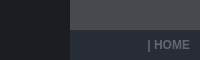
        <widget class="QFrame" name="frame_top">
         <property name="maximumSize">
          <size>
           <width>16777215</width>
           <height>60</height>
          </size>
         </property>
         <property name="styleSheet">
          <string notr="true">background-color: transparent;</string>
         </property>
         <property name="frameShape">
          <enum>QFrame::NoFrame</enum>
         </property>
         <property name="frameShadow">
          <enum>QFrame::Raised</enum>
         </property>
         <layout class="QHBoxLayout" name="horizontalLayout_3">
          <property name="spacing">
           <number>0</number>
          </property>
          <property name="leftMargin">
           <number>0</number>
          </property>
          <property name="topMargin">
           <number>0</number>
          </property>
          <property name="rightMargin">
           <number>0</number>
          </property>
          <property name="bottomMargin">
           <number>0</number>
          </property>
          <item>
           <widget class="QFrame" name="frame_toggle">
            <property name="maximumSize">
             <size>
              <width>70</width>
              <height>16777215</height>
             </size>
            </property>
            <property name="styleSheet">
             <string notr="true">background-color: rgb(27, 29, 35);</string>
            </property>
            <property name="frameShape">
             <enum>QFrame::NoFrame</enum>
            </property>
            <property name="frameShadow">
             <enum>QFrame::Raised</enum>
            </property>
            <layout class="QVBoxLayout" name="verticalLayout_3">
             <property name="spacing">
              <number>0</number>
             </property>
             <property name="leftMargin">
              <number>0</number>
             </property>
             <property name="topMargin">
              <number>0</number>
             </property>
             <property name="rightMargin">
              <number>0</number>
             </property>
             <property name="bottomMargin">
              <number>0</number>
             </property>
             <item>
              <widget class="QPushButton" name="btn_toggle_menu">
               <property name="sizePolicy">
                <sizepolicy hsizetype="Expanding" vsizetype="Expanding">
                 <horstretch>0</horstretch>
                 <verstretch>0</verstretch>
                </sizepolicy>
               </property>
               <property name="styleSheet">
                <string notr="true">QPushButton {
	background-image: url(:/24x24/icons/24x24/cil-menu.png);
	background-position: center;
	background-repeat: no-reperat;
	border: none;
	background-color: rgb(27, 29, 35);
}
QPushButton:hover {
	background-color: rgb(33, 37, 43);
}
QPushButton:pressed {	
	background-color: rgb(85, 170, 255);
}</string>
               </property>
               <property name="text">
                <string/>
               </property>
              </widget>
             </item>
            </layout>
           </widget>
          </item>
          <item>
           <widget class="QFrame" name="frame_top_right">
            <property name="styleSheet">
             <string notr="true">background: transparent;</string>
            </property>
            <property name="frameShape">
             <enum>QFrame::NoFrame</enum>
            </property>
            <property name="frameShadow">
             <enum>QFrame::Raised</enum>
            </property>
            <layout class="QVBoxLayout" name="verticalLayout_2">
             <property name="spacing">
              <number>0</number>
             </property>
             <property name="leftMargin">
              <number>0</number>
             </property>
             <property name="topMargin">
              <number>0</number>
             </property>
             <property name="rightMargin">
              <number>0</number>
             </property>
             <property name="bottomMargin">
              <number>0</number>
             </property>
             <item>
              <widget class="QFrame" name="frame_top_btns">
               <property name="maximumSize">
                <size>
                 <width>16777215</width>
                 <height>30</height>
                </size>
               </property>
               <property name="styleSheet">
                <string notr="true">background-color: rgba(33, 37, 43, 150);</string>
               </property>
               <property name="frameShape">
                <enum>QFrame::NoFrame</enum>
               </property>
               <property name="frameShadow">
                <enum>QFrame::Raised</enum>
               </property>
               <layout class="QHBoxLayout" name="horizontalLayout_4">
                <property name="spacing">
                 <number>0</number>
                </property>
                <property name="leftMargin">
                 <number>0</number>
                </property>
                <property name="topMargin">
                 <number>0</number>
                </property>
                <property name="rightMargin">
                 <number>0</number>
                </property>
                <property name="bottomMargin">
                 <number>0</number>
                </property>
                <item>
                 <widget class="QFrame" name="frame_label_top_btns">
                  <property name="frameShape">
                   <enum>QFrame::NoFrame</enum>
                  </property>
                  <property name="frameShadow">
                   <enum>QFrame::Raised</enum>
                  </property>
                  <layout class="QHBoxLayout" name="horizontalLayout_10">
                   <property name="spacing">
                    <number>0</number>
                   </property>
                   <property name="leftMargin">
                    <number>8</number>
                   </property>
                   <property name="topMargin">
                    <number>0</number>
                   </property>
                   <property name="rightMargin">
                    <number>10</number>
                   </property>
                   <property name="bottomMargin">
                    <number>0</number>
                   </property>
                   <item>
                    <widget class="QLabel" name="label_title_bar_top">
                     <property name="font">
                      <font>
                       <family>Segoe UI</family>
                       <pointsize>10</pointsize>
                       <weight>75</weight>
                       <bold>true</bold>
                      </font>
                     </property>
                     <property name="styleSheet">
                      <string notr="true">background: transparent;
margin-left: 5px;</string>
                     </property>
                     <property name="text">
                      <string/>
                     </property>
                    </widget>
                   </item>
                  </layout>
                 </widget>
                </item>
                <item>
                 <widget class="QFrame" name="frame_btns_right">
                  <property name="maximumSize">
                   <size>
                    <width>120</width>
                    <height>16777215</height>
                   </size>
                  </property>
                  <property name="frameShape">
                   <enum>QFrame::NoFrame</enum>
                  </property>
                  <property name="frameShadow">
                   <enum>QFrame::Raised</enum>
                  </property>
                  <layout class="QHBoxLayout" name="horizontalLayout_5">
                   <property name="spacing">
                    <number>0</number>
                   </property>
                   <property name="leftMargin">
                    <number>0</number>
                   </property>
                   <property name="topMargin">
                    <number>0</number>
                   </property>
                   <property name="rightMargin">
                    <number>0</number>
                   </property>
                   <property name="bottomMargin">
                    <number>0</number>
                   </property>
                   <item>
                    <widget class="QPushButton" name="btn_minimize">
                     <property name="sizePolicy">
                      <sizepolicy hsizetype="Minimum" vsizetype="Expanding">
                       <horstretch>0</horstretch>
                       <verstretch>0</verstretch>
                      </sizepolicy>
                     </property>
                     <property name="toolTip">
                      <string>Minimize</string>
                     </property>
                     <property name="styleSheet">
                      <string notr="true">QPushButton {	
	border: none;
	background-color: transparent;
}
QPushButton:hover {
	background-color: rgb(44, 49, 60)
}
QPushButton:pressed {	
	background-color: rgb(85, 170, 255);
}</string>
                     </property>
                     <property name="text">
                      <string/>
                     </property>
                     <property name="icon">
                      <iconset resource="img/Simple_PySide_Base-master/Simple_PySide_Base-master/files.qrc">
                       <normaloff>:/16x16/icons/16x16/cil-window-minimize.png</normaloff>:/16x16/icons/16x16/cil-window-minimize.png</iconset>
                     </property>
                    </widget>
                   </item>
                   <item>
                    <widget class="QPushButton" name="btn_maximize_restore">
                     <property name="sizePolicy">
                      <sizepolicy hsizetype="Minimum" vsizetype="Expanding">
                       <horstretch>0</horstretch>
                       <verstretch>0</verstretch>
                      </sizepolicy>
                     </property>
                     <property name="toolTip">
                      <string>Maximize</string>
                     </property>
                     <property name="styleSheet">
                      <string notr="true">QPushButton {	
	border: none;
	background-color: transparent;
}
QPushButton:hover {
	background-color: rgb(44, 49, 60)
}
QPushButton:pressed {	
	background-color: rgb(85, 170, 255);
}</string>
                     </property>
                     <property name="text">
                      <string/>
                     </property>
                     <property name="icon">
                      <iconset resource="img/Simple_PySide_Base-master/Simple_PySide_Base-master/files.qrc">
                       <normaloff>:/16x16/icons/16x16/cil-window-maximize.png</normaloff>:/16x16/icons/16x16/cil-window-maximize.png</iconset>
                     </property>
                    </widget>
                   </item>
                   <item>
                    <widget class="QPushButton" name="btn_close">
                     <property name="sizePolicy">
                      <sizepolicy hsizetype="Minimum" vsizetype="Expanding">
                       <horstretch>0</horstretch>
                       <verstretch>0</verstretch>
                      </sizepolicy>
                     </property>
                     <property name="toolTip">
                      <string>Close</string>
                     </property>
                     <property name="styleSheet">
                      <string notr="true">QPushButton {	
	border: none;
	background-color: transparent;
}
QPushButton:hover {
	background-color: rgb(44, 49, 60)
}
QPushButton:pressed {	
	background-color: rgb(85, 170, 255);
}</string>
                     </property>
                     <property name="text">
                      <string/>
                     </property>
                     <property name="icon">
                      <iconset resource="img/Simple_PySide_Base-master/Simple_PySide_Base-master/files.qrc">
                       <normaloff>:/16x16/icons/16x16/cil-x.png</normaloff>:/16x16/icons/16x16/cil-x.png</iconset>
                     </property>
                    </widget>
                   </item>
                  </layout>
                 </widget>
                </item>
               </layout>
              </widget>
             </item>
             <item>
              <widget class="QFrame" name="frame_top_info">
               <property name="styleSheet">
                <string notr="true">background-color: rgb(39, 44, 54);</string>
               </property>
               <property name="frameShape">
                <enum>QFrame::NoFrame</enum>
               </property>
               <property name="frameShadow">
                <enum>QFrame::Raised</enum>
               </property>
               <layout class="QHBoxLayout" name="horizontalLayout_8">
                <property name="spacing">
                 <number>0</number>
                </property>
                <property name="leftMargin">
                 <number>10</number>
                </property>
                <property name="topMargin">
                 <number>0</number>
                </property>
                <property name="rightMargin">
                 <number>10</number>
                </property>
                <property name="bottomMargin">
                 <number>0</number>
                </property>
                <item>
                 <widget class="QLabel" name="label_top_info_1">
                  <property name="font">
                   <font>
                    <family>Segoe UI</family>
                   </font>
                  </property>
                  <property name="styleSheet">
                   <string notr="true">color: rgb(98, 103, 111);</string>
                  </property>
                  <property name="text">
                   <string/>
                  </property>
                 </widget>
                </item>
                <item>
                 <widget class="QLabel" name="label_top_info_2">
                  <property name="minimumSize">
                   <size>
                    <width>0</width>
                    <height>0</height>
                   </size>
                  </property>
                  <property name="maximumSize">
                   <size>
                    <width>250</width>
                    <height>16777215</height>
                   </size>
                  </property>
                  <property name="font">
                   <font>
                    <family>Segoe UI</family>
                    <weight>75</weight>
                    <bold>true</bold>
                   </font>
                  </property>
                  <property name="styleSheet">
                   <string notr="true">color: rgb(98, 103, 111);</string>
                  </property>
                  <property name="text">
                   <string>| HOME</string>
                  </property>
                  <property name="alignment">
                   <set>Qt::AlignRight|Qt::AlignTrailing|Qt::AlignVCenter</set>
                  </property>
                 </widget>
                </item>
               </layout>
              </widget>
             </item>
            </layout>
           </widget>
          </item>
         </layout>
        </widget>
